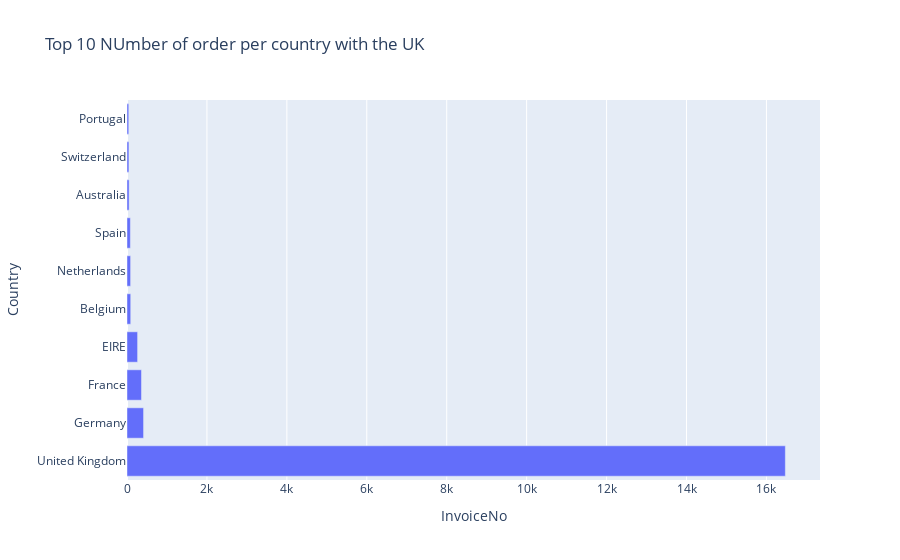

Notebook code for this chart:
### Code cell
import plotly.io as pio
import plotly.express as px

Country_Data = df.groupby("Country")["InvoiceNo"].nunique().sort_values(ascending = False).reset_index().head(10)
fig = px.bar(Country_Data, x = "InvoiceNo", y = 'Country',title = "Top 10 NUmber of order per country with the UK")
pio.show(fig,height=700,width=1000)

### Figure 1 — Plotly figure (JSON) as saved in the notebook; plotly's stock layout.template omitted (floating-point values rounded to 4 significant figures)
{"data": [{"alignmentgroup": "True", "hovertemplate": "InvoiceNo=%{x}<br>Country=%{y}<extra></extra>", "legendgroup": "", "marker": {"color": "#636efa", "pattern": {"shape": ""}}, "name": "", "offsetgroup": "", "orientation": "h", "showlegend": false, "textposition": "auto", "type": "bar", "x": [16473, 414, 362, 265, 93, 90, 84, 53, 48, 44], "xaxis": "x", "y": ["United Kingdom", "Germany", "France", "EIRE", "Belgium", "Netherlands", "Spain", "Australia", "Switzerland", "Portugal"], "yaxis": "y"}], "layout": {"barmode": "relative", "legend": {"tracegroupgap": 0}, "title": {"text": "Top 10 NUmber of order per country with the UK"}, "xaxis": {"anchor": "y", "domain": [0, 1], "title": {"text": "InvoiceNo"}}, "yaxis": {"anchor": "x", "domain": [0, 1], "title": {"text": "Country"}}}}
